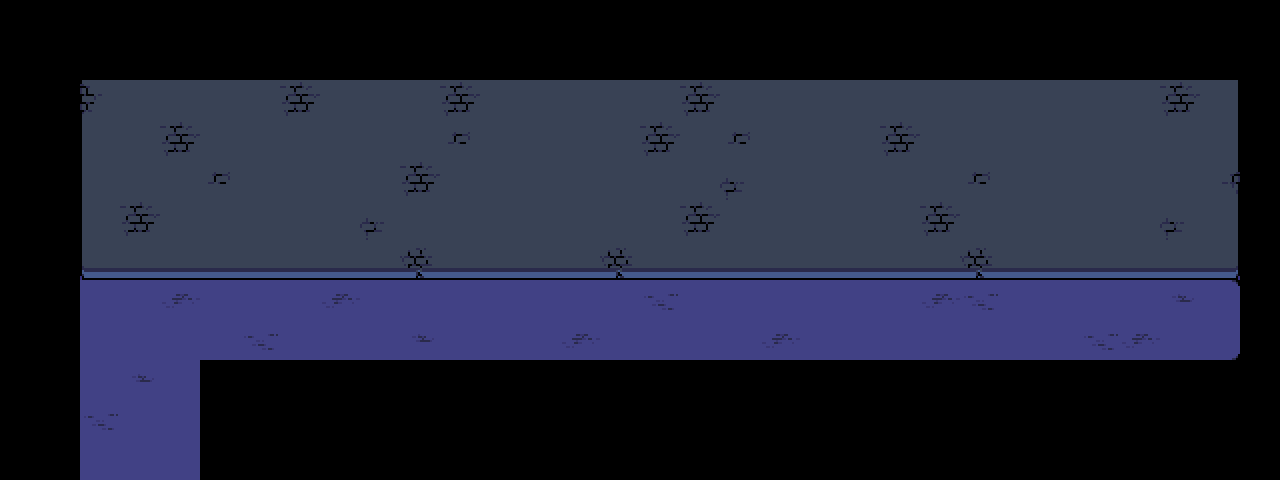

This is a level from a 2D game, rendered from its Tiled map with the project's own tilesets. A one-line summary and the complete map file follow:
An orthogonal 32x12 tile map with 40x40 px tiles, 1 tile layer (tiles), 2 tilesets and 21 objects (4x transition, interactable, entry, spawn, entry_kris, ...).

<map version="1.10" tiledversion="1.10.2" orientation="orthogonal" renderorder="right-down" width="32" height="12" tilewidth="40" tileheight="40" infinite="0" backgroundcolor="#000000" nextlayerid="9" nextobjectid="26">
 <editorsettings>
  <export target="castle_2f.lua" format="lua" />
 </editorsettings>
 <properties>
  <property name="music" value="castletown" />
 </properties>
 <tileset firstgid="1" source="../tilesets/castle_inside.tsx" />
 <tileset firstgid="129" source="../tilesets/castle_town_bg.tsx" />
 <layer id="4" name="tiles" width="32" height="12" locked="1">
  <data encoding="csv">
0,0,0,0,0,0,0,0,0,0,0,0,0,0,0,0,0,0,0,0,0,0,0,0,0,0,0,0,0,0,0,0,
0,0,0,0,0,0,0,0,0,0,0,0,0,0,0,0,0,0,0,0,0,0,0,0,0,0,0,0,0,0,0,0,
0,0,2,54,54,54,54,34,54,54,54,34,54,54,54,54,54,34,54,54,54,54,54,54,54,54,54,54,54,34,5,0,
0,0,3,54,34,54,54,54,54,54,54,6,54,54,54,54,34,54,6,54,54,54,34,54,54,54,54,54,54,54,5,0,
0,0,3,54,54,6,54,54,54,54,34,54,54,54,54,54,54,54,22,54,54,54,54,54,6,54,54,54,54,54,18,0,
0,0,3,34,54,54,54,54,54,22,54,54,54,54,54,54,54,34,54,54,54,54,54,34,54,54,54,54,54,22,5,0,
0,0,19,20,20,20,20,20,20,20,36,20,20,20,20,36,20,20,20,20,20,20,20,20,36,20,20,20,20,20,21,0,
0,0,82,82,52,82,82,82,52,82,82,82,82,82,82,82,66,82,82,82,82,82,82,52,66,82,82,82,82,50,53,0,
0,0,82,82,82,82,66,82,82,82,50,82,82,82,52,82,82,82,82,52,82,82,82,82,82,82,82,66,52,82,69,0,
0,0,82,50,82,0,0,0,0,0,0,0,0,0,0,0,0,0,0,0,0,0,0,0,0,0,0,0,0,0,0,0,
0,0,66,82,82,0,0,0,0,0,0,0,0,0,0,0,0,0,0,0,0,0,0,0,0,0,0,0,0,0,0,0,
0,0,82,82,82,0,0,0,0,0,0,0,0,0,0,0,0,0,0,0,0,0,0,0,0,0,0,0,0,0,0,0
</data>
 </layer>
 <objectgroup id="5" name="objects_decor" locked="1">
  <object id="1" gid="174" x="992" y="280" width="198" height="154" />
  <object id="2" gid="175" x="239" y="280" width="106" height="128" />
  <object id="3" gid="177" x="504" y="280" width="126" height="184" />
  <object id="4" gid="176" x="768" y="310" width="132" height="182" />
 </objectgroup>
 <objectgroup color="#ff00ff" id="8" name="objects">
  <object id="8" name="transition" x="80" y="480" width="120" height="40">
   <properties>
    <property name="map" value="castle_1f" />
    <property name="marker" value="entry_2f" />
   </properties>
  </object>
  <object id="10" name="transition" x="255" y="240" width="72" height="26">
   <properties>
    <property name="map" value="castle_room_kris" />
    <property name="marker" value="entry" />
   </properties>
  </object>
  <object id="14" name="transition" x="530" y="234" width="74" height="34">
   <properties>
    <property name="map" value="castle_room_susie" />
    <property name="marker" value="entry" />
   </properties>
  </object>
  <object id="16" name="transition" x="806" y="240" width="55" height="24">
   <properties>
    <property name="map" value="castle_room_lancer" />
    <property name="marker" value="entry" />
    <property name="sound" value="splat" />
   </properties>
  </object>
  <object id="24" name="interactable" x="1052" y="206" width="78" height="73">
   <properties>
    <property name="cutscene" value="castle_2f.renovating" />
   </properties>
  </object>
 </objectgroup>
 <objectgroup color="#aa00ff" id="6" name="markers" locked="1">
  <object id="19" name="entry" x="139" y="435">
   <point />
  </object>
  <object id="20" name="spawn" x="139" y="355">
   <point />
  </object>
  <object id="21" name="entry_kris" x="298" y="300">
   <point />
  </object>
  <object id="22" name="entry_susie" x="570" y="300">
   <point />
  </object>
  <object id="23" name="entry_lancer" x="843" y="304">
   <point />
  </object>
 </objectgroup>
 <objectgroup color="#0000ff" id="7" name="collision" locked="1">
  <object id="5" x="1240" y="80" width="40" height="280" />
  <object id="6" x="200" y="360" width="1080" height="120" />
  <object id="7" x="40" y="80" width="40" height="400" />
  <object id="9" x="80" y="80" width="174" height="200" />
  <object id="12" x="327" y="80" width="203" height="200" />
  <object id="15" x="600" y="80" width="206" height="200" />
  <object id="18" x="861" y="80" width="379" height="200" />
 </objectgroup>
</map>
